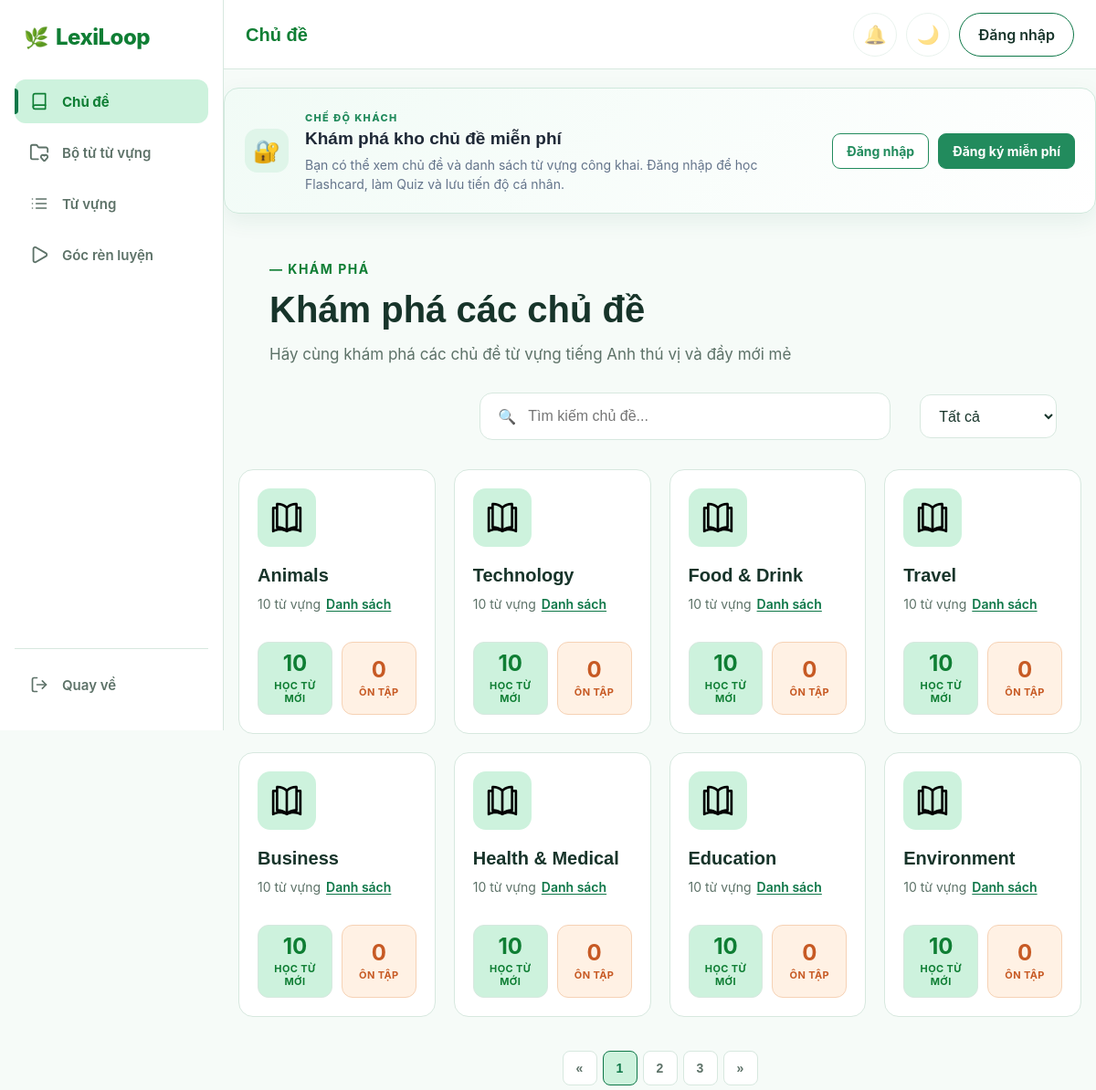
The app's page /pages/main/B_DanhSachChuDe.php with its own data.
### tables this page shows
CREATE TABLE `Topics` (
  `topicID` int NOT NULL,
  `topicName` varchar(100) NOT NULL,
  `topicDescription` text,
  `category` varchar(20) NOT NULL DEFAULT 'common',
  `created_by` int DEFAULT NULL,
  `topicCreated_at` datetime DEFAULT CURRENT_TIMESTAMP
);

### pages/main/B_DanhSachChuDe.php (the view, shortened to what this page needs)
<?php
require_once($_SERVER['DOCUMENT_ROOT'] . "/Connect.php");
$isLoggedIn = isset($_SESSION['user_id']);
$sql = "SELECT
        t.topicID,
        t.topicName,
        t.topicDescription,
        t.category,
        COUNT(v.id) AS word_count
    FROM Topics t
    LEFT JOIN vocabulary v
        ON t.topicID = v.topic_id
    GROUP BY
        t.topicID,
        t.topicName,
        t.topicDescription,
        t.category
    ORDER BY t.topicID ASC
";
$result = mysqli_query($link, $sql);
?>
<!DOCTYPE html>
<html lang="vi">
<head>
    <link rel="stylesheet" type="text/css" href="../../CSS/Style.css">
    <link rel="stylesheet" type="text/css" href="../../CSS/B_DanhSachChuDe.css">
    <link rel="stylesheet" href="../../CSS/topheader.css">
    <link rel="stylesheet" type="text/css" href="../../CSS/responsive.css">
    <link rel="stylesheet" href="../../CSS/auth-required.css">
    <link rel="stylesheet" href="../../CSS/guest-preview.css">
</head>
<body>
    <?php
    if ($isLoggedIn) {
        include '../../includes/sidebar_user.php';
    } else {
        include '../../includes/sidebar_guest.php';
    }
    ?>
    <main class="page-content">
        <?php
        include '../../includes/topheader.php';
        ?>
        <?php if (!$isLoggedIn): ?>
            <?php
            include '../../includes/guest_invite.php';
            ?>
        <?php endif; ?>
        <section class="topics-header">
            <div class="topics-header-content">
                <span class="topics-eyebrow">
                    — KHÁM PHÁ
                </span>
                <h1>Khám phá các chủ đề </h1>
                <p>
                    Hãy cùng khám phá các chủ đề từ vựng tiếng Anh thú vị và đầy mới mẻ
                </p>
            </div>
            <div class="topics-toolbar">
                <div class="topics-search">
                    <span class="search-icon" aria-hidden="true">🔍</span>
                    <input type="search" id="topic-search" name="topic-search" class="search-input"
                        placeholder="Tìm kiếm chủ đề...">
                </div>
                <div class="topic-filter">
                    <select id="topic-filter" name="topic-filter">
                        <option value="all">Tất cả</option>
                    </select>
                </div>
            </div>
        </section>
        <section class="topic-section">
            <div class="topic-list">
                <?php while ($topic = mysqli_fetch_assoc($result)): ?>
                    <article
                        class="topic-card"
                        data-category="<?= htmlspecialchars($topic['category']) ?>">
                        <div class="topic-icon">
                            <img
                                src="../../assets/icons/book-open-svgrepo-com.svg"
                                alt="book">
                        </div>
                        <div class="topic-content">
                            <h3 class="topic-title">
                                <?= htmlspecialchars($topic['topicName']) ?>
                            </h3>
                            <div class="topic-meta">
                                <span class="topic-count">
                                    <?= $topic['word_count'] ?> từ vựng
                                </span>
                                <a
                                    class="topic-list-link"
                                    href="./B_DanhSachTuVung.php?topicID=<?= $topic['topicID'] ?>">
                                    Danh sách
                                </a>
                            </div>
                            <div class="topic-actions">
                                <a
                                    class="topic-action topic-action-learn"
                                    href="<?= $isLoggedIn
                                                ? '../user/C_Gocrenluyen.php?source=topic&id=' . (int) $topic['topicID']
                                                : '../auth/A_DangNhap.php' ?>"
                                    <?php if (!$isLoggedIn): ?>
                                    data-requires-auth
                                    data-feature-title=""
                                    data-feature-benefits="Lưu tiến độ học tập|Tạo lịch ôn SRS cá nhân|Theo dõi kết quả từng chủ đề"
                                    <?php endif; ?>>
                                    <span class="topic-action-number">
                                        <?= $topic['word_count'] ?>
                                    </span>
                                    <span class="topic-action-label">
                                        HỌC TỪ MỚI
                                    </span>
                                </a>
                                <a
                                    class="topic-action topic-action-review"
                                    href="<?= $isLoggedIn
                                                ? '../user/C_HocFlashcard.php?mode=review'
                                                : '../auth/A_DangNhap.php' ?>"
                                    <?php if (!$isLoggedIn): ?>
                                    data-requires-auth
                                    data-feature-title=""
                                    data-feature-benefits="Ôn từ đến hạn theo lịch SRS|Lưu kết quả ôn tập|Cải thiện trí nhớ lâu dài"
                                    <?php endif; ?>>
                                    <span class="topic-action-number">
                                        0
                                    </span>
                                    <span class="topic-action-label">
                                        ÔN TẬP
                                    </span>
                                </a>
                            </div>
                        </div>
                    </article>
                <?php endwhile; ?>
            </div>
            <nav class="pagination" aria-label="Phân trang danh sách chủ đề">
            </nav>
        </section>
    </main>
</body>
</html>

### CSS/Style.css (style rules this page uses)
*, *::before, *::after { box-sizing: border-box; }
:root { --color-primary: #0e7748; --color-primary-dark: #0f7e34; --color-primary-light: #cdf2dd; --color-accent: #2563eb; --color-accent-dark: #1d4ed8; --color-accent-light: #eff6ff; --color-warning: #b45309; --color-warning-light: #fff7ed; --color-success: #15803d; --color-danger: #c2413b; --color-danger-light: #fef2f2; --color-background: #f6fbf8; --color-surface: #ffffff; --color-white: #ffffff; --color-border: #d7e8df; --color-text: #17342a; --color-text-muted: #5d7268; --sidebar-width: 245px; --sidebar-width-collapsed: 76px; }
h1 { font-family: Arial, sans-serif; font-size: 42px; font-weight: 700; line-height: 1.2; color: var(--color-text); }
h3 { font-family: Arial, sans-serif; font-size: 24px; font-weight: 600; line-height: 1.3; color: var(--color-text); }
p { margin: 0; font-size: 16px; line-height: 1.6; color: var(--color-text-muted); }
a { text-decoration: none; color: var(--color-primary); }
body { margin: 0; padding: 0; background-color: var(--color-background); color: var(--color-text); font-family: -apple-system, BlinkMacSystemFont, "Segoe UI", Roboto, sans-serif; }
.page-content { min-height: 100vh; margin-left: var(--sidebar-width); }

### CSS/responsive.css (style rules this page uses)
*, *::before, *::after { box-sizing: border-box; }
img, svg, video, canvas { max-width: 100%; height: auto; }
.flex-item, .main-content, .page-content, .content-area, [class*="_NoiDung"], [class*="_Panel"] { min-width: 0; }
p, h1, h2, h3, h4, a, button, label, td, th { overflow-wrap: anywhere; }

### records on screen
topics: topicName "Animals", word_count "10"
topics: topicName "Technology", word_count "10"
topics: topicName "Food & Drink", word_count "10"
topics: topicName "Travel", word_count "10"
topics: topicName "Business", word_count "10"
topics: topicName "Health & Medical", word_count "10"
topics: topicName "Education", word_count "10"
topics: topicName "Environment", word_count "10"

### other values on screen
$headerTitle "Chủ đề"
$guestInviteTitle "Khám phá kho chủ đề miễn phí"
$guestInviteMessage "Bạn có thể xem chủ đề và danh sách từ vựng công khai. Đăng nhập để học Flashcard, làm Quiz và lưu tiến độ cá nhân."
